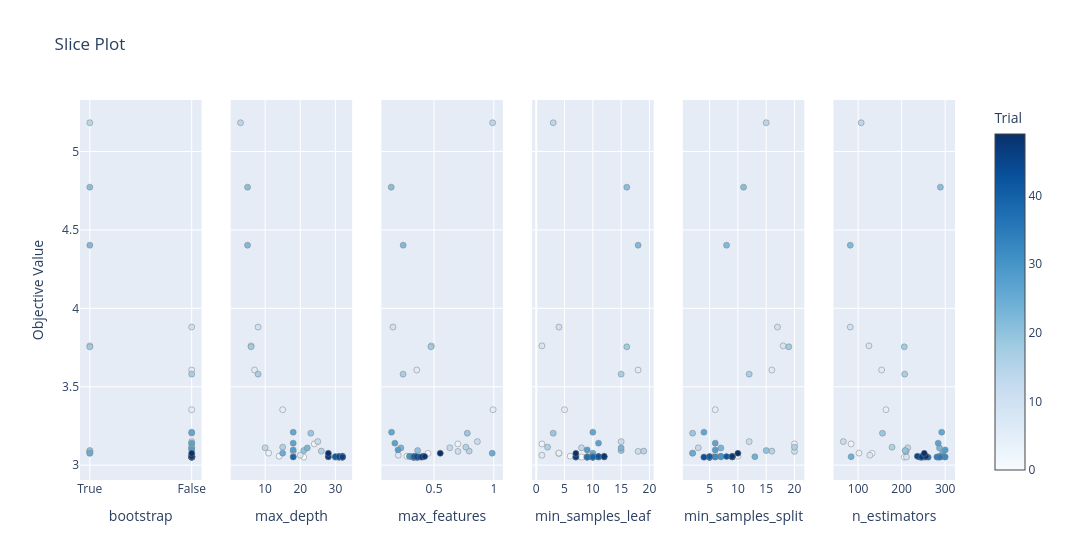

The notebook cell this image was saved under:
### Code cell
plot_slice(study)

### Figure 1 — Plotly figure (JSON) as saved in the notebook; plotly's stock layout.template omitted (floating-point values rounded to 4 significant figures)
{"data": [{"marker": {"color": [4, 8, 11, 14, 15, 18, 20, 21, 22, 25, 0, 1, 2, 3, 5, 6, 7, 9, 10, 12, 13, 16, 17, 19, 23, 24, 26, 27, 28, 29, 30, 31, 32, 33, 34, 35, 36, 37, 38, 39, 40, 41, 42, 43, 44, 45, 46, 47, 48, 49], "colorbar": {"title": {"text": "Trial"}, "x": 1, "xpad": 40}, "colorscale": [[0, "rgb(247,251,255)"], [0.125, "rgb(222,235,247)"], [0.25, "rgb(198,219,239)"], [0.375, "rgb(158,202,225)"], [0.5, "rgb(107,174,214)"], [0.625, "rgb(66,146,198)"], [0.75, "rgb(33,113,181)"], [0.875, "rgb(8,81,156)"], [1, "rgb(8,48,107)"]], "line": {"color": "Grey", "width": 0.5}, "showscale": true}, "mode": "markers", "name": "Feasible Trial", "showlegend": false, "type": "scatter", "x": ["True", "True", "True", "True", "True", "True", "True", "True", "True", "True", "False", "False", "False", "False", "False", "False", "False", "False", "False", "False", "False", "False", "False", "False", "False", "False", "False", "False", "False", "False", "False", "False", "False", "False", "False", "False", "False", "False", "False", "False", "False", "False", "False", "False", "False", "False", "False", "False", "False", "False"], "xaxis": "x", "y": [3.077, 3.761, 3.088, 5.183, 3.089, 3.755, 3.093, 4.773, 4.402, 3.076, 3.051, 3.075, 3.057, 3.135, 3.354, 3.607, 3.063, 3.052, 3.881, 3.15, 3.111, 3.115, 3.58, 3.204, 3.11, 3.054, 3.21, 3.14, 3.097, 3.054, 3.056, 3.053, 3.052, 3.051, 3.052, 3.051, 3.051, 3.051, 3.05, 3.052, 3.051, 3.055, 3.055, 3.051, 3.054, 3.057, 3.052, 3.053, 3.056, 3.075], "yaxis": "y"}, {"marker": {"color": [0, 1, 2, 3, 4, 5, 6, 7, 8, 9, 10, 11, 12, 13, 14, 15, 16, 17, 18, 19, 20, 21, 22, 23, 24, 25, 26, 27, 28, 29, 30, 31, 32, 33, 34, 35, 36, 37, 38, 39, 40, 41, 42, 43, 44, 45, 46, 47, 48, 49], "colorbar": {"title": {"text": "Trial"}, "x": 1, "xpad": 40}, "colorscale": [[0, "rgb(247,251,255)"], [0.125, "rgb(222,235,247)"], [0.25, "rgb(198,219,239)"], [0.375, "rgb(158,202,225)"], [0.5, "rgb(107,174,214)"], [0.625, "rgb(66,146,198)"], [0.75, "rgb(33,113,181)"], [0.875, "rgb(8,81,156)"], [1, "rgb(8,48,107)"]], "line": {"color": "Grey", "width": 0.5}, "showscale": false}, "mode": "markers", "name": "Feasible Trial", "showlegend": false, "type": "scatter", "x": [21, 28, 14, 24, 11, 15, 7, 20, 6, 32, 8, 18, 25, 10, 3, 26, 15, 8, 6, 23, 21, 5, 5, 22, 18, 15, 18, 18, 18, 31, 32, 32, 31, 32, 32, 30, 31, 32, 31, 18, 31, 31, 30, 32, 31, 32, 32, 28, 28, 28], "xaxis": "x2", "y": [3.051, 3.075, 3.057, 3.135, 3.077, 3.354, 3.607, 3.063, 3.761, 3.052, 3.881, 3.088, 3.15, 3.111, 5.183, 3.089, 3.115, 3.58, 3.755, 3.204, 3.093, 4.773, 4.402, 3.11, 3.054, 3.076, 3.21, 3.14, 3.097, 3.054, 3.056, 3.053, 3.052, 3.051, 3.052, 3.051, 3.051, 3.051, 3.05, 3.052, 3.051, 3.055, 3.055, 3.051, 3.054, 3.057, 3.052, 3.053, 3.056, 3.075], "yaxis": "y2"}, {"marker": {"color": [0, 1, 2, 3, 4, 5, 6, 7, 8, 9, 10, 11, 12, 13, 14, 15, 16, 17, 18, 19, 20, 21, 22, 23, 24, 25, 26, 27, 28, 29, 30, 31, 32, 33, 34, 35, 36, 37, 38, 39, 40, 41, 42, 43, 44, 45, 46, 47, 48, 49], "colorbar": {"title": {"text": "Trial"}, "x": 1, "xpad": 40}, "colorscale": [[0, "rgb(247,251,255)"], [0.125, "rgb(222,235,247)"], [0.25, "rgb(198,219,239)"], [0.375, "rgb(158,202,225)"], [0.5, "rgb(107,174,214)"], [0.625, "rgb(66,146,198)"], [0.75, "rgb(33,113,181)"], [0.875, "rgb(8,81,156)"], [1, "rgb(8,48,107)"]], "line": {"color": "Grey", "width": 0.5}, "showscale": false}, "mode": "markers", "name": "Feasible Trial", "showlegend": false, "type": "scatter", "x": [0.3947, 0.4496, 0.2736, 0.6991, 0.551, 0.9937, 0.3557, 0.2011, 0.4776, 0.3961, 0.1567, 0.7, 0.8623, 0.6319, 0.9897, 0.7936, 0.7659, 0.2413, 0.4736, 0.7777, 0.3629, 0.142, 0.2421, 0.2232, 0.3206, 0.9863, 0.1448, 0.1726, 0.1988, 0.3059, 0.2941, 0.3692, 0.4048, 0.3348, 0.3315, 0.3588, 0.3278, 0.327, 0.3573, 0.335, 0.3475, 0.3445, 0.3351, 0.3632, 0.355, 0.4093, 0.3837, 0.3975, 0.4222, 0.552], "xaxis": "x3", "y": [3.051, 3.075, 3.057, 3.135, 3.077, 3.354, 3.607, 3.063, 3.761, 3.052, 3.881, 3.088, 3.15, 3.111, 5.183, 3.089, 3.115, 3.58, 3.755, 3.204, 3.093, 4.773, 4.402, 3.11, 3.054, 3.076, 3.21, 3.14, 3.097, 3.054, 3.056, 3.053, 3.052, 3.051, 3.052, 3.051, 3.051, 3.051, 3.05, 3.052, 3.051, 3.055, 3.055, 3.051, 3.054, 3.057, 3.052, 3.053, 3.056, 3.075], "yaxis": "y3"}, {"marker": {"color": [0, 1, 2, 3, 4, 5, 6, 7, 8, 9, 10, 11, 12, 13, 14, 15, 16, 17, 18, 19, 20, 21, 22, 23, 24, 25, 26, 27, 28, 29, 30, 31, 32, 33, 34, 35, 36, 37, 38, 39, 40, 41, 42, 43, 44, 45, 46, 47, 48, 49], "colorbar": {"title": {"text": "Trial"}, "x": 1, "xpad": 40}, "colorscale": [[0, "rgb(247,251,255)"], [0.125, "rgb(222,235,247)"], [0.25, "rgb(198,219,239)"], [0.375, "rgb(158,202,225)"], [0.5, "rgb(107,174,214)"], [0.625, "rgb(66,146,198)"], [0.75, "rgb(33,113,181)"], [0.875, "rgb(8,81,156)"], [1, "rgb(8,48,107)"]], "line": {"color": "Grey", "width": 0.5}, "showscale": false}, "mode": "markers", "name": "Feasible Trial", "showlegend": false, "type": "scatter", "x": [8, 4, 6, 1, 4, 5, 18, 1, 1, 9, 4, 18, 15, 8, 3, 19, 2, 15, 16, 3, 15, 16, 18, 15, 9, 10, 10, 11, 9, 10, 10, 11, 9, 10, 10, 10, 9, 9, 10, 10, 11, 11, 11, 7, 12, 12, 12, 7, 12, 7], "xaxis": "x4", "y": [3.051, 3.075, 3.057, 3.135, 3.077, 3.354, 3.607, 3.063, 3.761, 3.052, 3.881, 3.088, 3.15, 3.111, 5.183, 3.089, 3.115, 3.58, 3.755, 3.204, 3.093, 4.773, 4.402, 3.11, 3.054, 3.076, 3.21, 3.14, 3.097, 3.054, 3.056, 3.053, 3.052, 3.051, 3.052, 3.051, 3.051, 3.051, 3.05, 3.052, 3.051, 3.055, 3.055, 3.051, 3.054, 3.057, 3.052, 3.053, 3.056, 3.075], "yaxis": "y4"}, {"marker": {"color": [0, 1, 2, 3, 4, 5, 6, 7, 8, 9, 10, 11, 12, 13, 14, 15, 16, 17, 18, 19, 20, 21, 22, 23, 24, 25, 26, 27, 28, 29, 30, 31, 32, 33, 34, 35, 36, 37, 38, 39, 40, 41, 42, 43, 44, 45, 46, 47, 48, 49], "colorbar": {"title": {"text": "Trial"}, "x": 1, "xpad": 40}, "colorscale": [[0, "rgb(247,251,255)"], [0.125, "rgb(222,235,247)"], [0.25, "rgb(198,219,239)"], [0.375, "rgb(158,202,225)"], [0.5, "rgb(107,174,214)"], [0.625, "rgb(66,146,198)"], [0.75, "rgb(33,113,181)"], [0.875, "rgb(8,81,156)"], [1, "rgb(8,48,107)"]], "line": {"color": "Grey", "width": 0.5}, "showscale": false}, "mode": "markers", "name": "Feasible Trial", "showlegend": false, "type": "scatter", "x": [5, 10, 10, 20, 2, 6, 16, 6, 18, 7, 17, 20, 12, 3, 15, 16, 20, 12, 19, 2, 15, 11, 8, 7, 13, 2, 4, 6, 6, 7, 7, 6, 6, 5, 5, 5, 5, 5, 5, 4, 5, 5, 8, 4, 9, 9, 9, 9, 9, 10], "xaxis": "x5", "y": [3.051, 3.075, 3.057, 3.135, 3.077, 3.354, 3.607, 3.063, 3.761, 3.052, 3.881, 3.088, 3.15, 3.111, 5.183, 3.089, 3.115, 3.58, 3.755, 3.204, 3.093, 4.773, 4.402, 3.11, 3.054, 3.076, 3.21, 3.14, 3.097, 3.054, 3.056, 3.053, 3.052, 3.051, 3.052, 3.051, 3.051, 3.051, 3.05, 3.052, 3.051, 3.055, 3.055, 3.051, 3.054, 3.057, 3.052, 3.053, 3.056, 3.075], "yaxis": "y5"}, {"marker": {"color": [0, 1, 2, 3, 4, 5, 6, 7, 8, 9, 10, 11, 12, 13, 14, 15, 16, 17, 18, 19, 20, 21, 22, 23, 24, 25, 26, 27, 28, 29, 30, 31, 32, 33, 34, 35, 36, 37, 38, 39, 40, 41, 42, 43, 44, 45, 46, 47, 48, 49], "colorbar": {"title": {"text": "Trial"}, "x": 1, "xpad": 40}, "colorscale": [[0, "rgb(247,251,255)"], [0.125, "rgb(222,235,247)"], [0.25, "rgb(198,219,239)"], [0.375, "rgb(158,202,225)"], [0.5, "rgb(107,174,214)"], [0.625, "rgb(66,146,198)"], [0.75, "rgb(33,113,181)"], [0.875, "rgb(8,81,156)"], [1, "rgb(8,48,107)"]], "line": {"color": "Grey", "width": 0.5}, "showscale": false}, "mode": "markers", "name": "Feasible Trial", "showlegend": false, "type": "scatter", "x": [206, 132, 257, 84, 102, 164, 154, 127, 125, 211, 82, 210, 66, 214, 107, 210, 178, 207, 206, 156, 208, 289, 82, 287, 84, 294, 292, 284, 300, 286, 294, 299, 300, 283, 281, 288, 254, 261, 243, 246, 248, 247, 246, 245, 239, 236, 249, 246, 256, 252], "xaxis": "x6", "y": [3.051, 3.075, 3.057, 3.135, 3.077, 3.354, 3.607, 3.063, 3.761, 3.052, 3.881, 3.088, 3.15, 3.111, 5.183, 3.089, 3.115, 3.58, 3.755, 3.204, 3.093, 4.773, 4.402, 3.11, 3.054, 3.076, 3.21, 3.14, 3.097, 3.054, 3.056, 3.053, 3.052, 3.051, 3.052, 3.051, 3.051, 3.051, 3.05, 3.052, 3.051, 3.055, 3.055, 3.051, 3.054, 3.057, 3.052, 3.053, 3.056, 3.075], "yaxis": "y6"}], "layout": {"title": {"text": "Slice Plot"}, "width": 1800, "xaxis": {"anchor": "y", "categoryarray": ["True", "False"], "categoryorder": "array", "domain": [0, 0.1389], "title": {"text": "bootstrap"}, "type": "category"}, "xaxis2": {"anchor": "y2", "domain": [0.1722, 0.3111], "title": {"text": "max_depth"}}, "xaxis3": {"anchor": "y3", "domain": [0.3444, 0.4833], "title": {"text": "max_features"}}, "xaxis4": {"anchor": "y4", "domain": [0.5167, 0.6556], "title": {"text": "min_samples_leaf"}}, "xaxis5": {"anchor": "y5", "domain": [0.6889, 0.8278], "title": {"text": "min_samples_split"}}, "xaxis6": {"anchor": "y6", "domain": [0.8611, 1], "title": {"text": "n_estimators"}}, "yaxis": {"anchor": "x", "domain": [0, 1], "title": {"text": "Objective Value"}}, "yaxis2": {"anchor": "x2", "domain": [0, 1], "matches": "y", "showticklabels": false}, "yaxis3": {"anchor": "x3", "domain": [0, 1], "matches": "y", "showticklabels": false}, "yaxis4": {"anchor": "x4", "domain": [0, 1], "matches": "y", "showticklabels": false}, "yaxis5": {"anchor": "x5", "domain": [0, 1], "matches": "y", "showticklabels": false}, "yaxis6": {"anchor": "x6", "domain": [0, 1], "matches": "y", "showticklabels": false}}}
